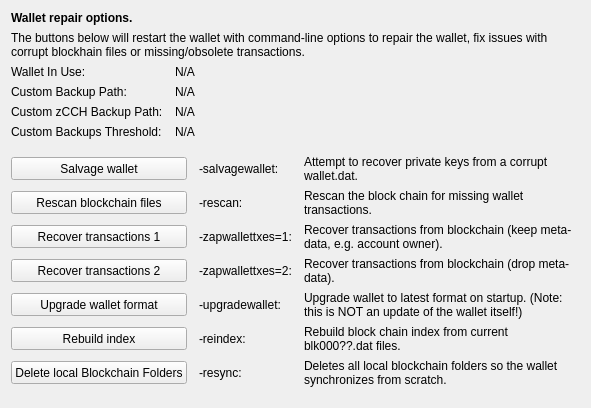
     <widget class="QWidget" name="tab_repair">
      <attribute name="title">
       <string>&amp;Wallet Repair</string>
      </attribute>
      <layout class="QGridLayout" name="gridLayout_4" columnstretch="0,0,0,0">
       <property name="horizontalSpacing">
        <number>12</number>
       </property>
       <item row="0" column="0" colspan="4">
        <widget class="QLabel" name="label_repair_header">
         <property name="font">
          <font>
           <weight>75</weight>
           <bold>true</bold>
          </font>
         </property>
         <property name="text">
          <string>Wallet repair options.</string>
         </property>
        </widget>
       </item>
       <item row="1" column="0" colspan="4">
        <widget class="QLabel" name="label_repair_helptext">
         <property name="font">
          <font>
           <weight>50</weight>
           <bold>false</bold>
          </font>
         </property>
         <property name="text">
          <string>The buttons below will restart the wallet with command-line options to repair the wallet, fix issues with corrupt blockhain files or missing/obsolete transactions.</string>
         </property>
         <property name="wordWrap">
          <bool>true</bool>
         </property>
        </widget>
       </item>
       <item row="2" column="0">
        <widget class="QLabel" name="wallet_path_label">
         <property name="text">
          <string>Wallet In Use:</string>
         </property>
        </widget>
       </item>
       <item row="2" column="1" colspan="3">
        <widget class="QLabel" name="wallet_path">
         <property name="cursor">
          <cursorShape>IBeamCursor</cursorShape>
         </property>
         <property name="text">
          <string>N/A</string>
         </property>
         <property name="textFormat">
          <enum>Qt::PlainText</enum>
         </property>
         <property name="textInteractionFlags">
          <set>Qt::LinksAccessibleByMouse|Qt::TextSelectableByKeyboard|Qt::TextSelectableByMouse</set>
         </property>
        </widget>
       </item>
       <item row="3" column="0">
        <widget class="QLabel" name="wallet_custombackuppath_label">
         <property name="text">
          <string>Custom Backup Path:</string>
         </property>
         <property name="visible">
          <bool>false</bool>
         </property>
        </widget>
       </item>
       <item row="3" column="1" colspan="3">
        <widget class="QLabel" name="wallet_custombackuppath">
         <property name="cursor">
          <cursorShape>IBeamCursor</cursorShape>
         </property>
         <property name="text">
          <string>N/A</string>
         </property>
         <property name="textFormat">
          <enum>Qt::PlainText</enum>
         </property>
         <property name="textInteractionFlags">
          <set>Qt::LinksAccessibleByMouse|Qt::TextSelectableByKeyboard|Qt::TextSelectableByMouse</set>
         </property>
         <property name="visible">
          <bool>false</bool>
         </property>
        </widget>
       </item>
       <item row="4" column="0">
        <widget class="QLabel" name="wallet_customzcchbackuppath_label">
         <property name="text">
          <string>Custom zCCH Backup Path:</string>
         </property>
         <property name="visible">
          <bool>false</bool>
         </property>
        </widget>
       </item>
       <item row="4" column="1" colspan="3">
        <widget class="QLabel" name="wallet_customzcchbackuppath">
         <property name="cursor">
          <cursorShape>IBeamCursor</cursorShape>
         </property>
         <property name="text">
          <string>N/A</string>
         </property>
         <property name="textFormat">
          <enum>Qt::PlainText</enum>
         </property>
         <property name="textInteractionFlags">
          <set>Qt::LinksAccessibleByMouse|Qt::TextSelectableByKeyboard|Qt::TextSelectableByMouse</set>
         </property>
         <property name="visible">
          <bool>false</bool>
         </property>
        </widget>
       </item>
       <item row="5" column="0">
        <widget class="QLabel" name="wallet_custombackupthreshold_label">
         <property name="text">
          <string>Custom Backups Threshold:</string>
         </property>
         <property name="visible">
          <bool>false</bool>
         </property>
        </widget>
       </item>
       <item row="5" column="1" colspan="3">
        <widget class="QLabel" name="wallet_custombackupthreshold">
         <property name="cursor">
          <cursorShape>IBeamCursor</cursorShape>
         </property>
         <property name="text">
          <string>N/A</string>
         </property>
         <property name="textFormat">
          <enum>Qt::PlainText</enum>
         </property>
         <property name="textInteractionFlags">
          <set>Qt::LinksAccessibleByMouse|Qt::TextSelectableByKeyboard|Qt::TextSelectableByMouse</set>
         </property>
         <property name="visible">
          <bool>false</bool>
         </property>
        </widget>
       </item>
       <item row="6" column="0">
        <spacer name="verticalSpacer_repair1">
         <property name="orientation">
          <enum>Qt::Vertical</enum>
         </property>
         <property name="sizeHint" stdset="0">
          <size>
           <width>10</width>
           <height>10</height>
          </size>
         </property>
        </spacer>
       </item>
       <item row="7" column="0" colspan="2">
        <widget class="QPushButton" name="btn_salvagewallet">
         <property name="minimumSize">
          <size>
           <width>100</width>
           <height>23</height>
          </size>
         </property>
         <property name="text">
          <string>Salvage wallet</string>
         </property>
        </widget>
       </item>
       <item row="7" column="2">
        <widget class="QLabel" name="label_repair_salvage_command">
         <property name="text">
          <string notr="true">-salvagewallet:</string>
         </property>
        </widget>
       </item>
       <item row="7" column="3">
        <widget class="QLabel" name="label_repair_salvage">
         <property name="text">
          <string>Attempt to recover private keys from a corrupt wallet.dat.</string>
         </property>
         <property name="wordWrap">
          <bool>true</bool>
         </property>
        </widget>
       </item>
       <item row="8" column="0" colspan="2">
        <widget class="QPushButton" name="btn_rescan">
         <property name="minimumSize">
          <size>
           <width>100</width>
           <height>23</height>
          </size>
         </property>
         <property name="text">
          <string>Rescan blockchain files</string>
         </property>
        </widget>
       </item>
       <item row="8" column="2">
        <widget class="QLabel" name="label_repair_rescan_command">
         <property name="text">
          <string notr="true">-rescan:</string>
         </property>
        </widget>
       </item>
       <item row="8" column="3">
        <widget class="QLabel" name="label_repair_rescan">
         <property name="text">
          <string>Rescan the block chain for missing wallet transactions.</string>
         </property>
         <property name="wordWrap">
          <bool>true</bool>
         </property>
        </widget>
       </item>
       <item row="9" column="0" colspan="2">
        <widget class="QPushButton" name="btn_zapwallettxes1">
         <property name="minimumSize">
          <size>
           <width>100</width>
           <height>23</height>
          </size>
         </property>
         <property name="text">
          <string>Recover transactions 1</string>
         </property>
        </widget>
       </item>
       <item row="9" column="2">
        <widget class="QLabel" name="label_repair_zap1_command">
         <property name="text">
          <string notr="true">-zapwallettxes=1:</string>
         </property>
        </widget>
       </item>
       <item row="9" column="3">
        <widget class="QLabel" name="label_repair_zap1">
         <property name="text">
          <string>Recover transactions from blockchain (keep meta-data, e.g. account owner).</string>
         </property>
         <property name="wordWrap">
          <bool>true</bool>
         </property>
        </widget>
       </item>
       <item row="10" column="0" colspan="2">
        <widget class="QPushButton" name="btn_zapwallettxes2">
         <property name="minimumSize">
          <size>
           <width>100</width>
           <height>23</height>
          </size>
         </property>
         <property name="text">
          <string>Recover transactions 2</string>
         </property>
        </widget>
       </item>
       <item row="10" column="2">
        <widget class="QLabel" name="label_repair_zap2_command">
         <property name="text">
          <string notr="true">-zapwallettxes=2:</string>
         </property>
        </widget>
       </item>
       <item row="10" column="3">
        <widget class="QLabel" name="label_repair_zap2">
         <property name="text">
          <string>Recover transactions from blockchain (drop meta-data).</string>
         </property>
         <property name="wordWrap">
          <bool>true</bool>
         </property>
        </widget>
       </item>
       <item row="11" column="0" colspan="2">
        <widget class="QPushButton" name="btn_upgradewallet">
         <property name="minimumSize">
          <size>
           <width>100</width>
           <height>23</height>
          </size>
         </property>
         <property name="text">
          <string>Upgrade wallet format</string>
         </property>
        </widget>
       </item>
       <item row="11" column="2">
        <widget class="QLabel" name="label_repair_upgrade_command">
         <property name="text">
          <string notr="true">-upgradewallet:</string>
         </property>
        </widget>
       </item>
       <item row="11" column="3">
        <widget class="QLabel" name="label_repair_upgrade">
         <property name="text">
          <string>Upgrade wallet to latest format on startup. (Note: this is NOT an update of the wallet itself!)</string>
         </property>
         <property name="wordWrap">
          <bool>true</bool>
         </property>
        </widget>
       </item>
       <item row="12" column="0" colspan="2">
        <widget class="QPushButton" name="btn_reindex">
         <property name="minimumSize">
          <size>
           <width>100</width>
           <height>23</height>
          </size>
         </property>
         <property name="text">
          <string>Rebuild index</string>
         </property>
        </widget>
       </item>
       <item row="12" column="2">
        <widget class="QLabel" name="label_repair_reindex_command">
         <property name="text">
          <string notr="true">-reindex:</string>
         </property>
        </widget>
       </item>
       <item row="12" column="3">
        <widget class="QLabel" name="label_repair_reindex">
         <property name="text">
          <string>Rebuild block chain index from current blk000??.dat files.</string>
         </property>
         <property name="wordWrap">
          <bool>true</bool>
         </property>
        </widget>
       </item>
       <item row="13" column="0" colspan="2">
        <widget class="QPushButton" name="btn_resync">
         <property name="minimumSize">
          <size>
           <width>100</width>
           <height>23</height>
          </size>
         </property>
         <property name="text">
          <string>Delete local Blockchain Folders</string>
         </property>
        </widget>
       </item>
       <item row="13" column="2">
        <widget class="QLabel" name="label_repair_resync_command">
         <property name="text">
          <string>-resync:</string>
         </property>
        </widget>
       </item>
       <item row="13" column="3">
        <widget class="QLabel" name="label_repair_resync">
         <property name="text">
          <string>Deletes all local blockchain folders so the wallet synchronizes from scratch.</string>
         </property>
         <property name="wordWrap">
          <bool>true</bool>
         </property>
        </widget>
       </item>
       <item row="14" column="0">
        <spacer name="verticalSpacer_repair2">
         <property name="orientation">
          <enum>Qt::Vertical</enum>
         </property>
         <property name="sizeHint" stdset="0">
          <size>
           <width>20</width>
           <height>10</height>
          </size>
         </property>
        </spacer>
       </item>
      </layout>
     </widget>
